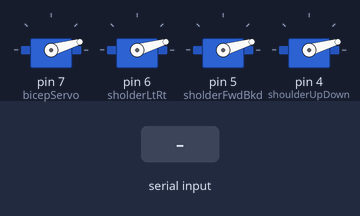
Simulated run of this sketch. Board: Arduino Uno, built with avr-gcc and run on an emulated ATmega328P. On the bench: 4 × servo. The test bench sets the inputs (shaded band).

Above: at 1.2 s.
1.3 s: "90,45,200\n" received over Serial
At 3.3 s:
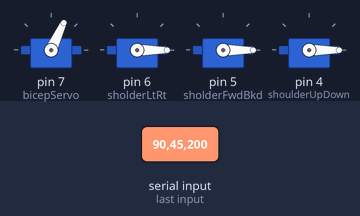
3.8 s: "30,150,10\n" received over Serial
At 5.2 s:
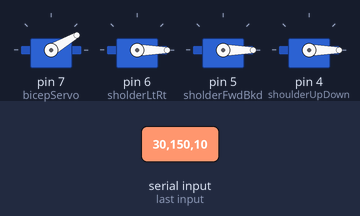
6.3 s: "5\n" received over Serial
At 7.1 s:
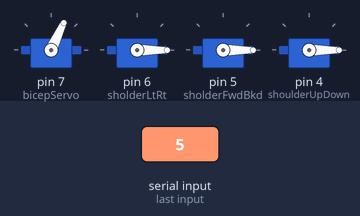
8.8 s: "1,90\n" received over Serial
At 11.0 s:
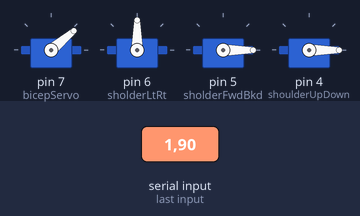
11.3 s: "90,45\n" received over Serial
At 12.1 s:
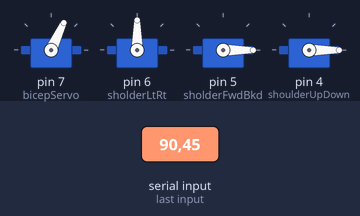
13.8 s: "1,90,45\n" received over Serial
At 15.2 s:
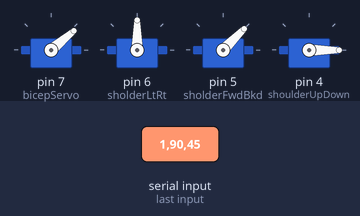
Timing chart, 0 to 16.8 s (numbered marks = the images above; inputs shaded):
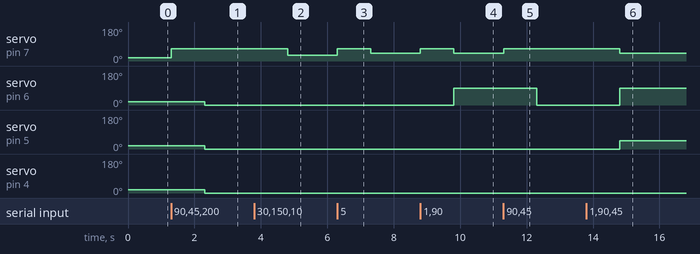

The sketch:

SerialCommRightHand.ino
```cpp
#include <Servo.h>

String rightArmCmds;

Servo bicepServo, sholderLtRt, sholderFwdBkd, shoulderUpDown;
int bicepAngle, sholderLtRtAngle, sholderFwdBkdAngle, shoulderUpDownAngle;

void setup() {
  Serial.begin(9600);
  bicepServo.attach(7);
  sholderLtRt.attach(6);
  sholderFwdBkd.attach(5);
  shoulderUpDown.attach(4);

  bicepServo.write(020);
  sholderLtRt.write(020);
  sholderFwdBkd.write(020);
  shoulderUpDown.write(020);

}

void loop() {
  while(!Serial.available()){
    delay(10);
  }

  bicepServo.write(65);

  rightArmCmds = Serial.readStringUntil('\r');

  bicepAngle = rightArmCmds.substring(0, 2).toInt();
  sholderLtRtAngle = rightArmCmds.substring(2, 5).toInt();
  sholderFwdBkdAngle = rightArmCmds.substring(5, 8).toInt();
  shoulderUpDownAngle = rightArmCmds.substring(8, 10).toInt();

  if (bicepAngle > 65){
    bicepServo.write(65);
  }
  else if (bicepAngle < 0){
    bicepServo.write(10);
  }
  else if (bicepAngle <= 65 && bicepAngle >= 10){
    bicepServo.write(bicepAngle);
  }
  else {
    bicepServo.write(40);
  }

  if (shoulderUpDownAngle > 90){
    shoulderUpDown.write(90);
  }
  else if (shoulderUpDownAngle < 0){
    shoulderUpDown.write(0);
  }
  else if (shoulderUpDownAngle <= 90 && shoulderUpDownAngle >= 0){
    shoulderUpDown.write(shoulderUpDownAngle);
  }
  else {
    shoulderUpDown.write(40);
  }

  sholderLtRt.write(sholderLtRtAngle);
  sholderFwdBkd.write(sholderFwdBkdAngle);

}
```

Measured:
- after the input at 1.3 s, servo on pin 7 (bicepServo): 16° → 65° at once; servo on pin 6 (sholderLtRt), servo on pin 5 (sholderFwdBkd), servo on pin 4 (shoulderUpDown): 16° → 0° after 1.0 s
- after the input at 3.8 s, servo on pin 7 (bicepServo): 65° → 30° after 1.0 s
- after the input at 6.3 s, servo on pin 7 (bicepServo): 30° → 65° at once, → 40° 1.0 s later
- after the input at 8.8 s, servo on pin 7 (bicepServo): 40° → 65° at once, → 40° 1.0 s later; servo on pin 6 (sholderLtRt): 0° → 90° after 1.0 s
- after the input at 11.3 s, servo on pin 7 (bicepServo): 40° → 65° at once; servo on pin 6 (sholderLtRt): 90° → 0° after 1.0 s
- after the input at 13.8 s, servo on pin 7 (bicepServo): 65° → 40° after 1.0 s; servo on pin 6 (sholderLtRt): 0° → 90° after 1.0 s; servo on pin 5 (sholderFwdBkd): 0° → 45° after 1.0 s
